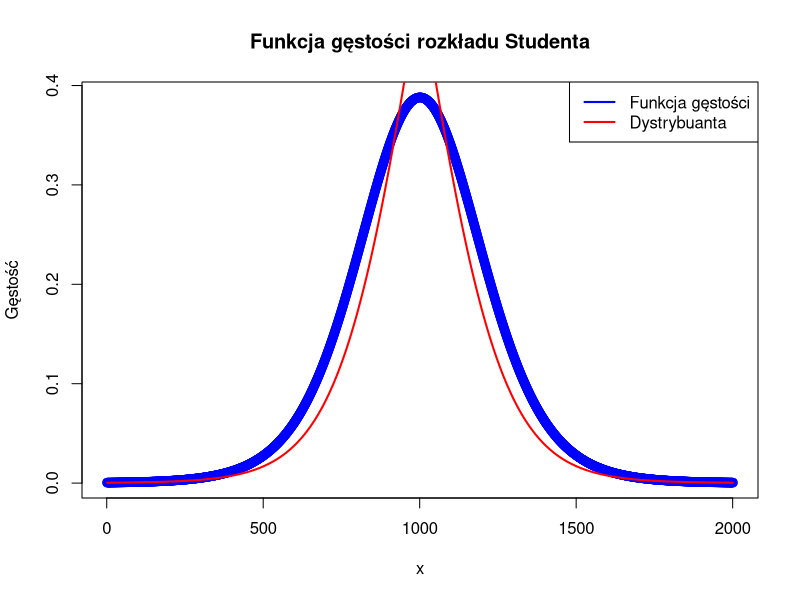
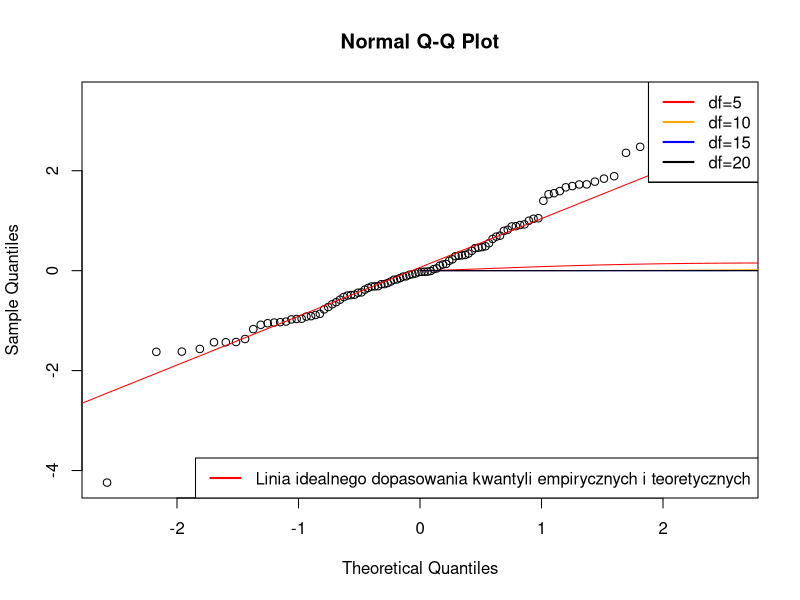

Generate these figures, in order, with R:
## ---- chunk 1
library(gridExtra)
## ---- chunk 2
set.seed(123)
runif(1, 1, 29)
## ---- chunk 3
df <- 9

x <- seq(-5, 5, by = 0.005)
options(repr.plot.width=14, repr.plot.height=8)
plot(dt(x, df), main = "Funkcja gęstości rozkładu Studenta", xlab = "x", ylab = "Gęstość", col = "blue", lwd = 2)
lines(pt(x, df, lower.tail = TRUE), col = "red", lwd = 2)
lines(pt(x, df, lower.tail = FALSE), col = "red", lwd = 2)
legend("topright", legend = c("Funkcja gęstości", "Dystrybuanta"), col = c("blue", "red"), lwd = 2)
## ---- chunk 4
set.seed(123)
liczby <- rt(100, df)
options(repr.plot.width=16, repr.plot.height=9)
qqnorm(liczby)
qqline(liczby, col = "red")
legend("bottomright", legend = c("Linia idealnego dopasowania kwantyli empirycznych i teoretycznych"), col = c("red"), lwd = 2)
## ---- chunk 5
?qqnorm
## ---- chunk 6
set.seed(123)
dwie.liczby <- runif(2, min = -3, max = 3)
dwie.liczby
## ---- chunk 7
a <- dwie.liczby[1]
b <- dwie.liczby[2]
a
## ---- chunk 8
probability_student <- pt(b, df = df) - pt(a, df = df)


probability_normal <- pnorm(b) - pnorm(a)

cat("a) Prawdopodobieństwo w rozkładzie Studenta:", probability_student, "\n")
cat("b) Prawdopodobieństwo w standardowym rozkładzie normalnym:", probability_normal, "\n")
## ---- chunk 9
?pnorm
## ---- chunk 10
kwantyle <- c(0.001, 0.01, 0.05, 0.1, 0.9, 0.95, 0.99, 0.999)

for (k in kwantyle) {
  quant.norm <- qnorm(k)
  quant.stud <- qt(k, df = df)
  
  quantiles.text <- sprintf("Kwantyl %.3f dla rozkładu normalnego wynosi %.3f, a dla rozkładu studenta przy df=%d  : %.3f", k, quant.norm, df, quant.stud)
  
  cat(quantiles.text, "\n")
}

## ---- chunk 11
deg.freed <- c(5, 10, 15, 20)
colors <- c("red", "orange", "blue", "black")

mapply(function(df, col) {
  options(repr.plot.width=14, repr.plot.height=8)
  curve(dchisq(x, df), xlim = c(0, 10), col = col, add = TRUE, ylab = "Gęstość", main = "Rozkład Chi Kwadrat dla różnych stopni swobody")
  legend("topright", legend = c("df=5","df=10", "df=15", "df=20"), col = c("red", "orange", "blue", "black"), lwd = 2)
}, deg.freed, colors)

## ---- chunk 12

